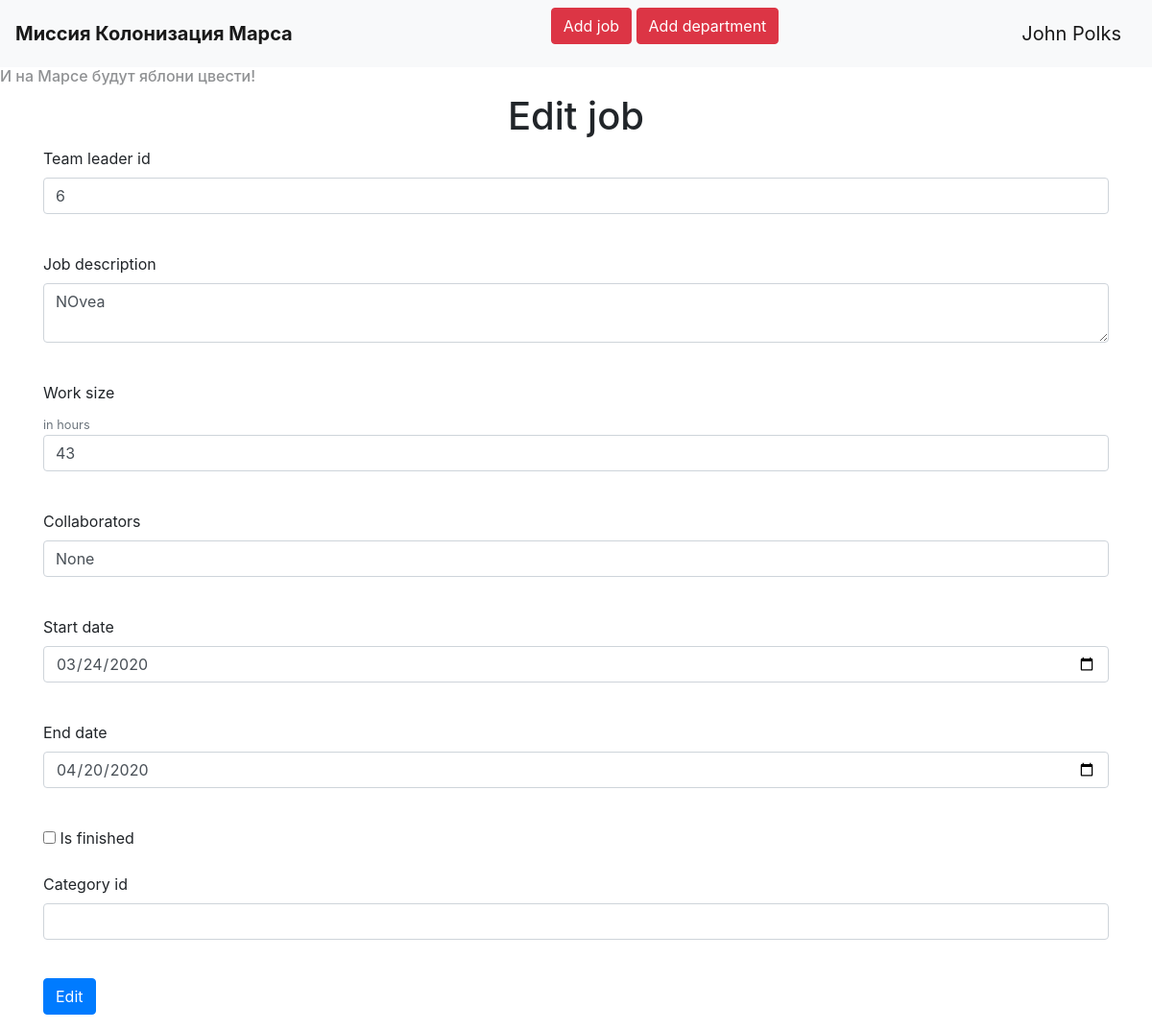
/edit/job/11 (signed in), run on an earlier commit of the app's database.
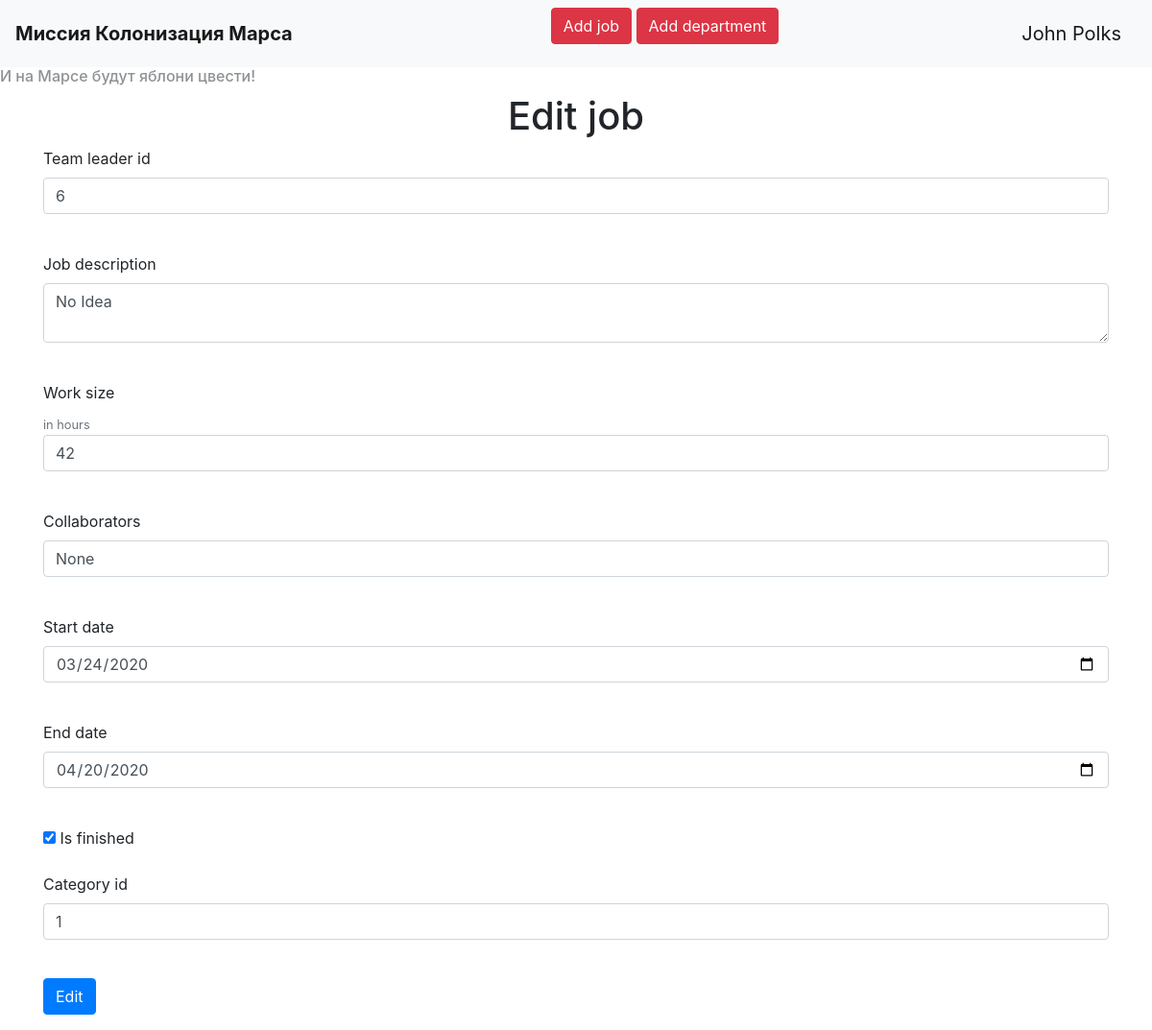
And on a later commit of the database.
### __all_models.py (models this page shows, shortened)
class User(SqlAlchemyBase, UserMixin):
    __tablename__ = 'users'
    id = sqlalchemy.Column(sqlalchemy.Integer, primary_key=True, autoincrement=True)
    surname = sqlalchemy.Column(sqlalchemy.String)
    name = sqlalchemy.Column(sqlalchemy.String)
    age = sqlalchemy.Column(sqlalchemy.Integer)
    position = sqlalchemy.Column(sqlalchemy.String)
    speciality = sqlalchemy.Column(sqlalchemy.String)
    address = sqlalchemy.Column(sqlalchemy.String)
    email = sqlalchemy.Column(sqlalchemy.String, unique=True)
    hashed_password = sqlalchemy.Column(sqlalchemy.String)
    modified_date = sqlalchemy.Column(sqlalchemy.DateTime)
    username = sqlalchemy.Column(sqlalchemy.String, unique=True)

class Jobs(SqlAlchemyBase):
    __tablename__ = 'jobs'
    id = sqlalchemy.Column(sqlalchemy.Integer, primary_key=True, autoincrement=True)
    team_leader = sqlalchemy.Column(sqlalchemy.Integer, sqlalchemy.ForeignKey('users.id'))
    job = sqlalchemy.Column(sqlalchemy.String)
    work_size = sqlalchemy.Column(sqlalchemy.Integer)
    collaborators = sqlalchemy.Column(sqlalchemy.String)
    start_date = sqlalchemy.Column(sqlalchemy.DateTime, default=datetime.datetime.now())
    end_date = sqlalchemy.Column(sqlalchemy.DateTime)
    is_finished = sqlalchemy.Column(sqlalchemy.Boolean)
    creator_id = sqlalchemy.Column(sqlalchemy.Integer)
    users = orm.relation('User')
    tm_leader = orm.relationship('User', foreign_keys='Jobs.team_leader')
    categories = orm.relation('Category', secondary='association', backref='jobs')

### main.py (the view, shortened to what this page needs)
@app.route('/edit/<type>/<int:id>', methods=['GET', 'POST'])
@login_required
def edit_item(type, id):
    if type == 'job':
        form = NewJobForm()
        form.submit.label.text = 'Edit'
        sesion = db_session.create_session()
        job = sesion.query(Jobs).get(id)
        if not job:
            abort(404)
        if request.method == 'GET':
            form.collaborator.data = 'None'
            form.job.data = job.job
            form.work_size.data = job.work_size
            form.team_leader.data = job.team_leader
            form.start_date.data = job.start_date
            form.end_date.data = job.end_date
            if len(job.categories) > 0:
                form.category_id.data = job.categories[0].cat_id
            form.is_finished.data = job.is_finished
        return render_template('newjob.html', add_title='Edit job', title='Job edit', form=form)

### forms.py
class NewJobForm(FlaskForm):
    team_leader = IntegerField('Team leader id', validators=[DataRequired()])
    job = TextAreaField('Job description', validators=[DataRequired()])
    work_size = FloatField('Work size', validators=[DataRequired()])
    collaborator = StringField('Collaborators', validators=[DataRequired()])
    start_date = DateField('Start date', default=datetime.datetime.today(), format='%Y-%m-%d')
    end_date = DateField('End date', default=datetime.datetime.today(), format='%Y-%m-%d')
    is_finished = BooleanField('Is finished', default=False)
    category_id=IntegerField('Category id',validators=[DataRequired()])
    submit = SubmitField('Add job')

### db_session.py (called while the page is built)
def create_session() -> Session:
    global __factory
    return __factory()

### main.py (called while the page is built)
@login_manager.user_loader
def load_user(id):
    sesion = db_session.create_session()
    return sesion.query(User).get(id)

### templates/newjob.html (shortened to what this page needs)
{% extends "base.html" %}
{% block content %}
    <div align="center">
    <h1>{{add_title}}</h1>
    </div>
    <form action="" method="post" novalidate>
        {% for field in form if field.name != 'csrf_token' and field.name != 'submit'%}
        <p>
            {% if field.name != 'is_finished'%}
            {{ field.label }}<br>
            {% if field.name == 'work_size' %}
                <small class="text-muted">in hours</small>
            {% endif %}
            {{ field(class="form-control") }}<br>
            {% else %}
                {{field()}} {{field.label}}
            {% endif %}
        </p>
        {% endfor %}
        <p>{{form.submit(class="btn btn-primary",type="submit")}}</p>
    </form>
{% endblock %}

### templates/base.html (shortened to what this page needs)
<!doctype html>
<html lang="en">
<head>
    <link rel="stylesheet"
          href="https://stackpath.bootstrapcdn.com/bootstrap/4.4.1/css/bootstrap.min.css"
>
    <link rel="stylesheet" href="{{ url_for('static', filename='css/style.css') }}">
</head>
<body>
<header>
    <nav class="navbar navbar-light bg-light">
        <a class="navbar-brand" href="/"><b>Миссия Колонизация Марса</b></a>
        {% if request.path != '/addjob'%}
        <p>
        <a class="btn btn-danger" href="/addjob">Add job</a>
        <a class="btn btn-danger" href="/adddepartment">Add department</a>
        </p>
        {% endif %}
        {% if current_user.is_authenticated %}
            <a class="navbar-brand" href="/logout">{{ current_user.name }} {{ current_user.surname }}</a>
        {% else %}
            <p>
            <a class="btn btn-primary " href="/register">Register</a>
            <a class="btn btn-success" href="/login">Login</a>
            </p>
        {% endif %}
    </nav>
</header>
 <h6 style="opacity: 0.5">И на Марсе будут яблони цвести!</h6>
<main role="main" class="container">
    {% block content %}{% endblock %}
</main>
</body>
</html>

What changed in the data, as far as the page shows it:
changed Jobs: job "NOvea" → "No Idea"; work_size "43" → "42"; is_finished "☐" → "☑"
Also different on the page:
form field category_id: (not shown) → "1"
